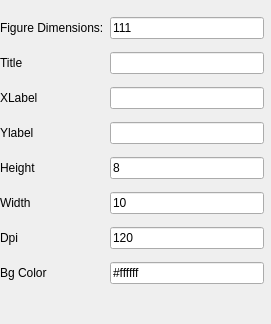
<?xml version="1.0" encoding="UTF-8"?>
<ui version="4.0">
 <class>Dialog</class>
 <widget class="QDialog" name="Dialog">
  <property name="geometry">
   <rect>
    <x>0</x>
    <y>0</y>
    <width>271</width>
    <height>324</height>
   </rect>
  </property>
  <property name="windowTitle">
   <string>Dialog</string>
  </property>
  <widget class="QWidget" name="gridLayoutWidget">
   <property name="geometry">
    <rect>
     <x>0</x>
     <y>10</y>
     <width>264</width>
     <height>281</height>
    </rect>
   </property>
   <layout class="QGridLayout" name="gridLayout">
    <item row="5" column="0">
     <widget class="QLabel" name="label_6">
      <property name="text">
       <string>Width</string>
      </property>
     </widget>
    </item>
    <item row="1" column="2">
     <widget class="QLineEdit" name="e_title"/>
    </item>
    <item row="4" column="0">
     <widget class="QLabel" name="label_5">
      <property name="text">
       <string>Height</string>
      </property>
     </widget>
    </item>
    <item row="6" column="2">
     <widget class="QLineEdit" name="e_dpi">
      <property name="text">
       <string>120</string>
      </property>
     </widget>
    </item>
    <item row="1" column="0">
     <widget class="QLabel" name="label_2">
      <property name="text">
       <string>Title</string>
      </property>
     </widget>
    </item>
    <item row="6" column="0">
     <widget class="QLabel" name="label_7">
      <property name="text">
       <string>Dpi</string>
      </property>
     </widget>
    </item>
    <item row="2" column="2">
     <widget class="QLineEdit" name="e_xlabel"/>
    </item>
    <item row="3" column="2">
     <widget class="QLineEdit" name="e_ylabel"/>
    </item>
    <item row="3" column="0">
     <widget class="QLabel" name="label_4">
      <property name="text">
       <string>Ylabel</string>
      </property>
     </widget>
    </item>
    <item row="0" column="0">
     <widget class="QLabel" name="label">
      <property name="text">
       <string>Figure Dimensions:</string>
      </property>
     </widget>
    </item>
    <item row="5" column="2">
     <widget class="QLineEdit" name="e_wight">
      <property name="text">
       <string>10</string>
      </property>
     </widget>
    </item>
    <item row="2" column="0">
     <widget class="QLabel" name="label_3">
      <property name="text">
       <string>XLabel</string>
      </property>
     </widget>
    </item>
    <item row="0" column="2">
     <widget class="QLineEdit" name="e_dimension">
      <property name="text">
       <string>111</string>
      </property>
     </widget>
    </item>
    <item row="4" column="2">
     <widget class="QLineEdit" name="e_height">
      <property name="text">
       <string>8</string>
      </property>
     </widget>
    </item>
    <item row="7" column="2">
     <widget class="QLineEdit" name="e_bg_color">
      <property name="text">
       <string>#ffffff</string>
      </property>
     </widget>
    </item>
    <item row="7" column="0">
     <widget class="QLabel" name="label_8">
      <property name="text">
       <string>Bg Color</string>
      </property>
     </widget>
    </item>
   </layout>
  </widget>
  <widget class="QPushButton" name="b_done">
   <property name="geometry">
    <rect>
     <x>110</x>
     <y>290</y>
     <width>41</width>
     <height>27</height>
    </rect>
   </property>
   <property name="text">
    <string/>
   </property>
   <property name="icon">
    <iconset resource="resource.qrc">
     <normaloff>:/imag/done.png</normaloff>:/imag/done.png</iconset>
   </property>
   <property name="iconSize">
    <size>
     <width>32</width>
     <height>32</height>
    </size>
   </property>
   <property name="default">
    <bool>false</bool>
   </property>
   <property name="flat">
    <bool>true</bool>
   </property>
  </widget>
 </widget>
 <resources>
  <include location="resource.qrc"/>
 </resources>
 <connections/>
</ui>
